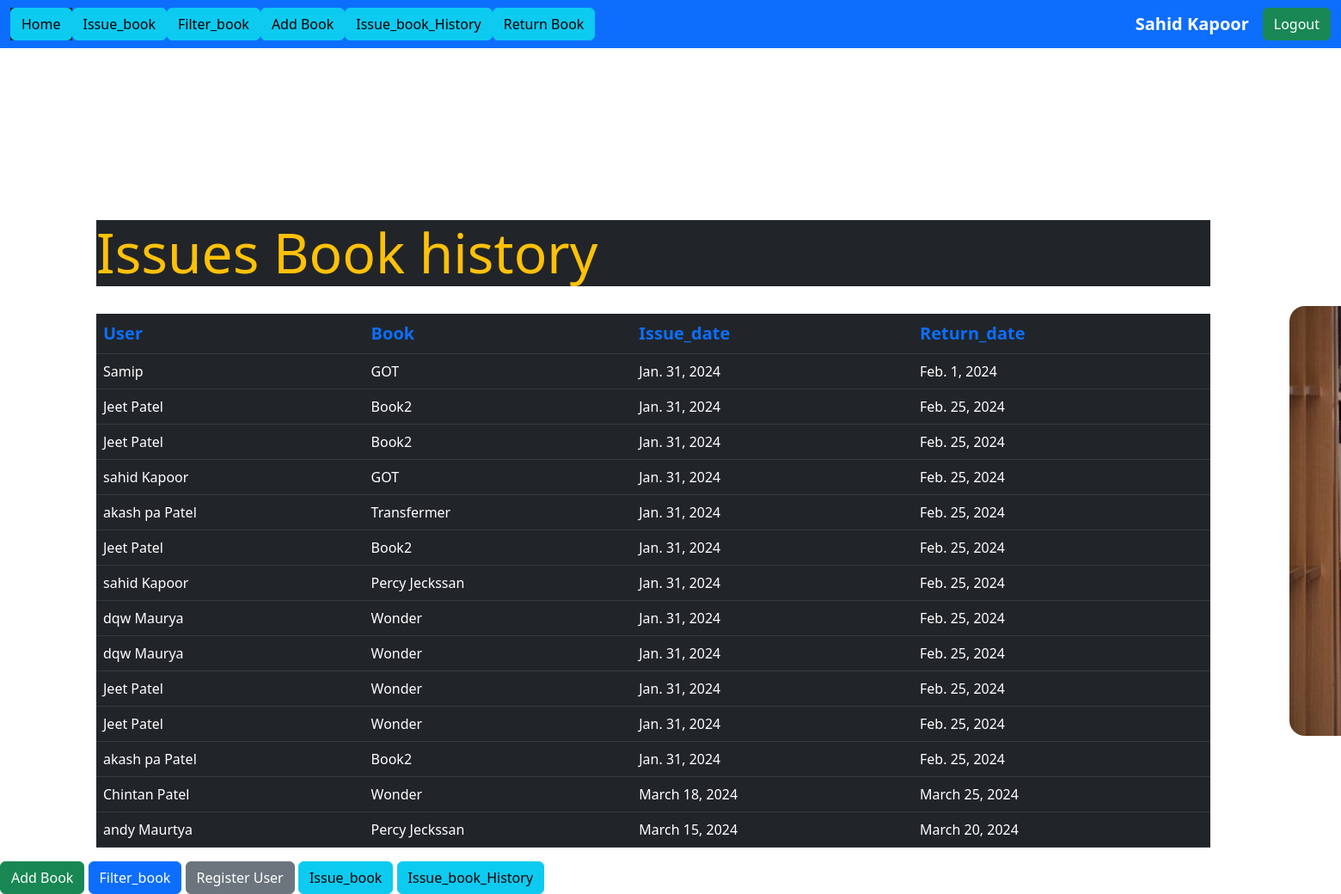
Screenshot of /issues_book_histry/ (signed in) with the database file from the repository.
### App/models.py (models this page shows)
class CustomUser(AbstractUser):
    username = models.CharField(max_length=50)
    address = models.CharField(max_length = 200)
    email = models.EmailField(max_length=20, unique=True)
    is_active = models.BooleanField(default=True)
    USERNAME_FIELD = 'email'
    REQUIRED_FIELDS = []
    objects = Usermanager()

class IssuedBook(models.Model):
    user_id = models.ForeignKey(CustomUser, on_delete=models.CASCADE)
    book_id = models.ForeignKey(Book, on_delete=models.CASCADE)
    issue_date = models.DateField(default=date.today(), blank=False)
    return_date = models.DateField(blank=True, null=True)

class Book(models.Model):
    book_name = models.CharField(max_length=150)
    author_name = models.CharField(max_length=200)
    quantity = models.IntegerField(default=1)
    subject = models.CharField(max_length=200,blank = True)

### App/views.py (the view)
# urls.py: path('issues_book_histry/',views.issues_book_histry,name = 'issues_book_histry'),
@login_required(login_url="login")
def issues_book_histry(request) :
    if request.method == 'GET' :
        book_data = IssuedBook.objects.all()
    return render(request,"issue_book_histry.html",{'book_data' : book_data })

### App/templates/issue_book_histry.html (shortened to what this page needs)
{% extends 'base.html' %}
{% block content %}
{% load static %}
<form action="" method="POST">
<img src="{% static 'images/college.jpg' %}" style="margin-left: 1500px; margin-top: 300px; border-radius: 18px; width: 750px; height: 500px;" >
<div class="container" style="margin-right: 900px; margin-top: -600px; margin-left: 100px;">
    <h2 class="text-warning bg-dark" style="font-size: 400%;"> Issues Book history</h2>
     <br>
    <table class="table table-dark table-hover">
      <thead class="text-primary" style="font-size: 20px;">
        <tr>
          <th>User</th>
          <th>Book</th>
          <th>Issue_date</th>
          <th>Return_date</th>
        </tr>
      </thead>
      <tbody>
        {% for dt in book_data %}
        <tr>
          <td>{{dt.user_id.username}}  {{dt.user_id.last_name}}</td>
          <td>{{dt.book_id.book_name}}</td>
          <td>{{dt.issue_date}}</td>
          <td>{{dt.return_date}}</td>
        </tr>
        {% endfor %}
      </tbody>
    </table>
  </div>
</form>
<a href="{% url 'add-book' %}" class="sm-2 btn btn-success" >Add Book</a>
<a href="{% url 'filter_book' %}" class="btn btn-primary" >Filter_book</a>
<a href="{% url 'register' %}" class="sm-2 btn btn-secondary" >Register User</a>
<a href="{% url 'issue_bk' %}" class="btn btn-info" >Issue_book</a>
<a href="{% url 'issues_book_histry' %}" class="btn btn-info" >Issue_book_History</a>
{% endblock %}

### App/templates/base.html (shortened to what this page needs)
{% load static %}
<!DOCTYPE html>
<html lang="en">
<head>
   <link href="https://cdn.jsdelivr.net/npm/bootstrap@5.2.3/dist/css/bootstrap.min.css" rel="stylesheet">
</head>
<body>
   <nav class="navbar navbar-expand-lg bg-body-light,navbar navbar-dark bg-primary">
       <div class="container-fluid">
           <div class="collapse navbar-collapse" id="navbarSupportedContent">
               <ul class="navbar-nav me-auto mb-2 mb-lg-0">
                   {% if not user.is_authenticated %}
                   <li class="nav-item">
                       <a class="nav-link btn btn-info" href="{% url 'login' %}">Login</a>
                   </li>
                   <li class="nav-item">
                       <a class="nav-link btn btn-info" href="{% url 'register' %}">Register</a>
                   </li>
                   {% else %}
                   <li class="nav-item bg-dark">
                    <a href="{% url 'show_book' %}" class="btn btn-info" >Home</a>
                   </li>
                   <li class="nav-item">
                        <a href="{% url 'issue_bk' %}" class="btn btn-info" >Issue_book</a>
                   </li>
                   <li class="nav-item">
                    <a href="{% url 'filter_book' %}" class="btn btn-info" >Filter_book</a>
                   </li>
                   <li class="nav-item">
                    <a href="{% url 'add-book' %}" class="sm-2 btn btn-info" >Add Book</a>
                   </li>
                   <li class="nav-item">
                    <a href="{% url 'issues_book_histry' %}" class="btn btn-info" >Issue_book_History</a>
                   </li>
                   <li class="nav-item">
                    <a href="{% url 'return_book' %}" class="btn btn-info" >Return Book</a>
                   </li>
                   {% endif %}
               </ul>
           </div>
           {% if user.is_authenticated %}
           <a class="navbar-brand fw-bold " href="#"> {{request.user.first_name}}  {{request.user.last_name}}</a>
            <a href="{% url 'logout' %}" class="sm-2 btn btn-success" >Logout</a>
           {% endif %}
       </div>
   </nav>
   {% block content %}
   {% endblock %}
</body>
</html>

### App/templates/base.html (style rules this page uses)
body { background-color: linear-gradient(#89b4f4, #cf7ade); background-repeat: no-repeat; background-size: cover; }

### rows the page displays
CustomUser: user.first_name "Sahid", user.last_name "Kapoor"
IssuedBook: user_id.username "Samip", book_id.book_name "GOT", issue_date "Jan. 31, 2024", return_date "Feb. 1, 2024"
IssuedBook: user_id.username "Jeet", user_id.last_name "Patel", book_id.book_name "Book2", issue_date "Jan. 31, 2024", return_date "Feb. 25, 2024"
IssuedBook: user_id.username "Jeet", user_id.last_name "Patel", book_id.book_name "Book2", issue_date "Jan. 31, 2024", return_date "Feb. 25, 2024"
IssuedBook: user_id.username "sahid", user_id.last_name "Kapoor", book_id.book_name "GOT", issue_date "Jan. 31, 2024", return_date "Feb. 25, 2024"
IssuedBook: user_id.username "akash pa", user_id.last_name "Patel", book_id.book_name "Transfermer", issue_date "Jan. 31, 2024", return_date "Feb. 25, 2024"
IssuedBook: user_id.username "Jeet", user_id.last_name "Patel", book_id.book_name "Book2", issue_date "Jan. 31, 2024", return_date "Feb. 25, 2024"
IssuedBook: user_id.username "sahid", user_id.last_name "Kapoor", book_id.book_name "Percy Jeckssan", issue_date "Jan. 31, 2024", return_date "Feb. 25, 2024"
IssuedBook: user_id.username "dqw", user_id.last_name "Maurya", book_id.book_name "Wonder", issue_date "Jan. 31, 2024", return_date "Feb. 25, 2024"
IssuedBook: user_id.username "dqw", user_id.last_name "Maurya", book_id.book_name "Wonder", issue_date "Jan. 31, 2024", return_date "Feb. 25, 2024"
IssuedBook: user_id.username "Jeet", user_id.last_name "Patel", book_id.book_name "Wonder", issue_date "Jan. 31, 2024", return_date "Feb. 25, 2024"
IssuedBook: user_id.username "Jeet", user_id.last_name "Patel", book_id.book_name "Wonder", issue_date "Jan. 31, 2024", return_date "Feb. 25, 2024"
IssuedBook: user_id.username "akash pa", user_id.last_name "Patel", book_id.book_name "Book2", issue_date "Jan. 31, 2024", return_date "Feb. 25, 2024"
IssuedBook: user_id.username "Chintan", user_id.last_name "Patel", book_id.book_name "Wonder", issue_date "March 18, 2024", return_date "March 25, 2024"
IssuedBook: user_id.username "andy", user_id.last_name "Maurtya", book_id.book_name "Percy Jeckssan", issue_date "March 15, 2024", return_date "March 20, 2024"
